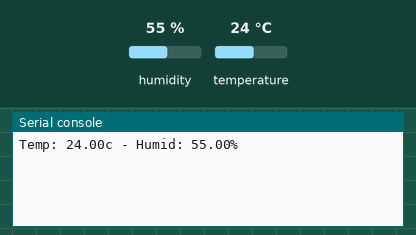
A program run on a simulated MicroPython board. Parts: the last lines printed to the serial console. The inputs (shaded band) are chosen by the test bench; at power-on: humidity 55 %, temperature 24 °C.

Above: at 1.2 s.
1.3 s: humidity set to 22 %
At 3.4 s:
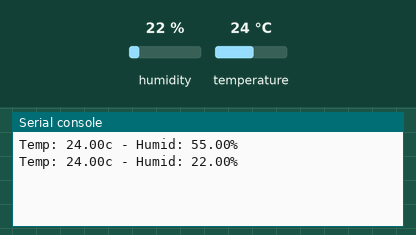
4.0 s: temperature set to 12 °C
At 4.5 s:
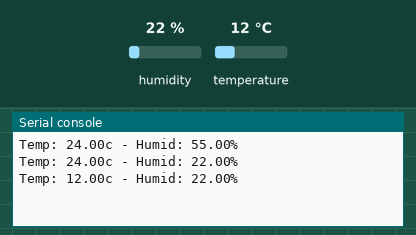
6.7 s: humidity set to 40 %
At 9.2 s:
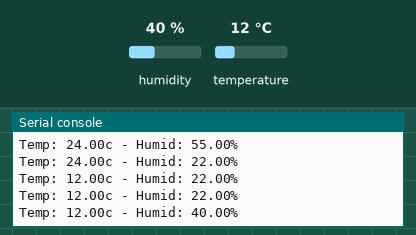
Timing chart, 0 to 10.7 s (numbered marks = the images above; inputs shaded):
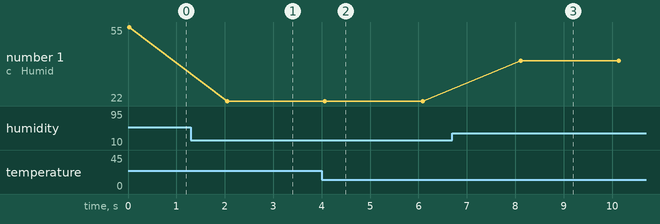

Measured:
- after the input at 1.3 s, the serial console: prints a new line after 0.75 s (image 1)
- after the input at 4.0 s, the serial console: prints a new line after 0.07 s (image 2)
- after the input at 6.7 s, the serial console: prints a new line after 1.4 s (image 3)
- plotted number 1: 55 → 22 after the input at 1.3 s, 22 → 40 after the input at 6.7 s

The program:

weather_station.py
```python
from machine import Pin
import time
import dht

sensor = dht.DHT22(Pin(18))

while True:
    sensor.measure()
    temp = sensor.temperature()
    humid = sensor.humidity()
    print(f"Temp: {temp:.2f}c - Humid: {humid:.2f}%")
    time.sleep(2)
```
